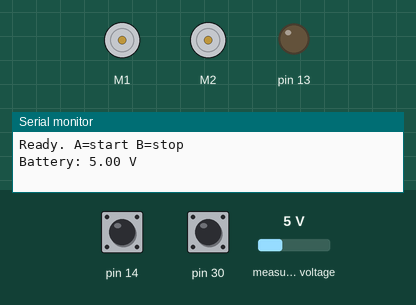
Simulated run of this sketch. Board: Arduino Leonardo, built with avr-gcc and run on an emulated ATmega32U4. Shown: 2 × DC motor (green arrow = forward, orange = backward, longer = faster), output pins drawn as LEDs (lit = HIGH), the last lines printed to the serial monitor. The inputs (shaded band) are chosen by the test bench; at power-on: pin 14 HIGH, pin 30 HIGH, measured voltage 5 V.

Above: at 1.2 s.
1.3 s: pin 14 pulled LOW for 0.15 s
At 2.5 s:
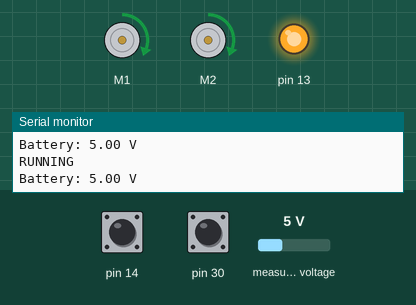
2.9 s: pin 30 pulled LOW for 0.15 s
At 3.9 s:
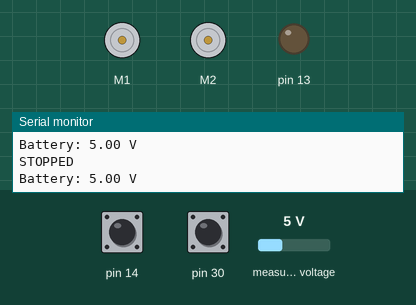
7.5 s: pin 14 pulled LOW for 1 s
At 8.6 s:
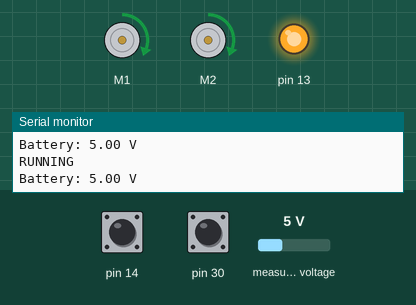
10.0 s: pin 30 pulled LOW for 1 s
At 10.5 s:
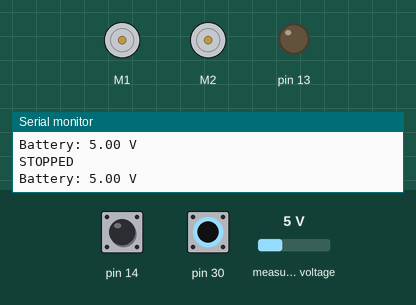
Timing chart, 0 to 13.0 s (numbered marks = the images above; inputs shaded):
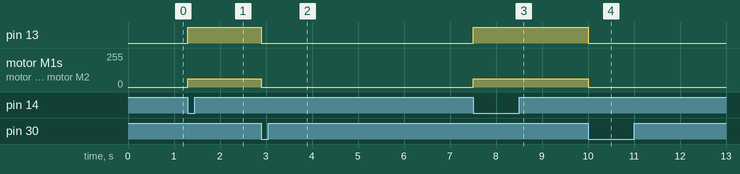

The sketch:

romi32u4_advanced_411.ino
```cpp
// snippet: romi32u4_advanced_411
// tags: romi32u4
// boards: romi32u4
// library: Romi32U4
// description: Read the Romi battery voltage with readBatteryMillivolts()
// prompts: battery, voltage, readbatterymillivolts(), voltage, drops, below
// verified: compile-only
// source: kd-generated (id 411)
// exact-include: Romi32U4.h

#include <Romi32U4.h>

Romi32U4Motors motors;
Romi32U4ButtonA buttonA;
Romi32U4ButtonB buttonB;

const float LOW_BATTERY_V = 5.5f;
bool running = false;
unsigned long prevMs = 0;

void setup() {
  Serial.begin(9600);
  Serial.println("Ready. A=start B=stop");
}

void loop() {
  if (buttonA.getSingleDebouncedPress()) {
    running = true;
    ledYellow(true);  // Romi on-board yellow LED (true=on)
    Serial.println("RUNNING");
  }
  if (buttonB.getSingleDebouncedPress()) {
    running = false;
    motors.setSpeeds(0, 0);
    ledYellow(false);  // Romi on-board yellow LED (true=on)
    Serial.println("STOPPED");
  }

  if (running) {
    motors.setSpeeds(100, 100);
  }

  unsigned long now = millis();
  if (now - prevMs >= 1000) {
    prevMs = now;
    uint16_t mv      = readBatteryMillivolts();
    float    voltage = mv / 1000.0f;
    ledRed(voltage < LOW_BATTERY_V);  // Romi on-board red LED (true=on)
    Serial.print("Battery: "); Serial.print(voltage, 2); Serial.println(" V");
  }
}
```

Measured:
- after the input at 1.3 s, pin 13: LOW → HIGH at once; motor M1, motor M2: stopped → forward 63/255 at once
- after the input at 2.9 s, pin 13: HIGH → LOW at once; motor M1, motor M2: forward 63/255 → stopped at once
- after the input at 7.5 s, pin 13: LOW → HIGH at once; motor M1, motor M2: stopped → forward 63/255 at once
- after the input at 10.0 s, pin 13: HIGH → LOW at once; motor M1, motor M2: forward 63/255 → stopped at once
